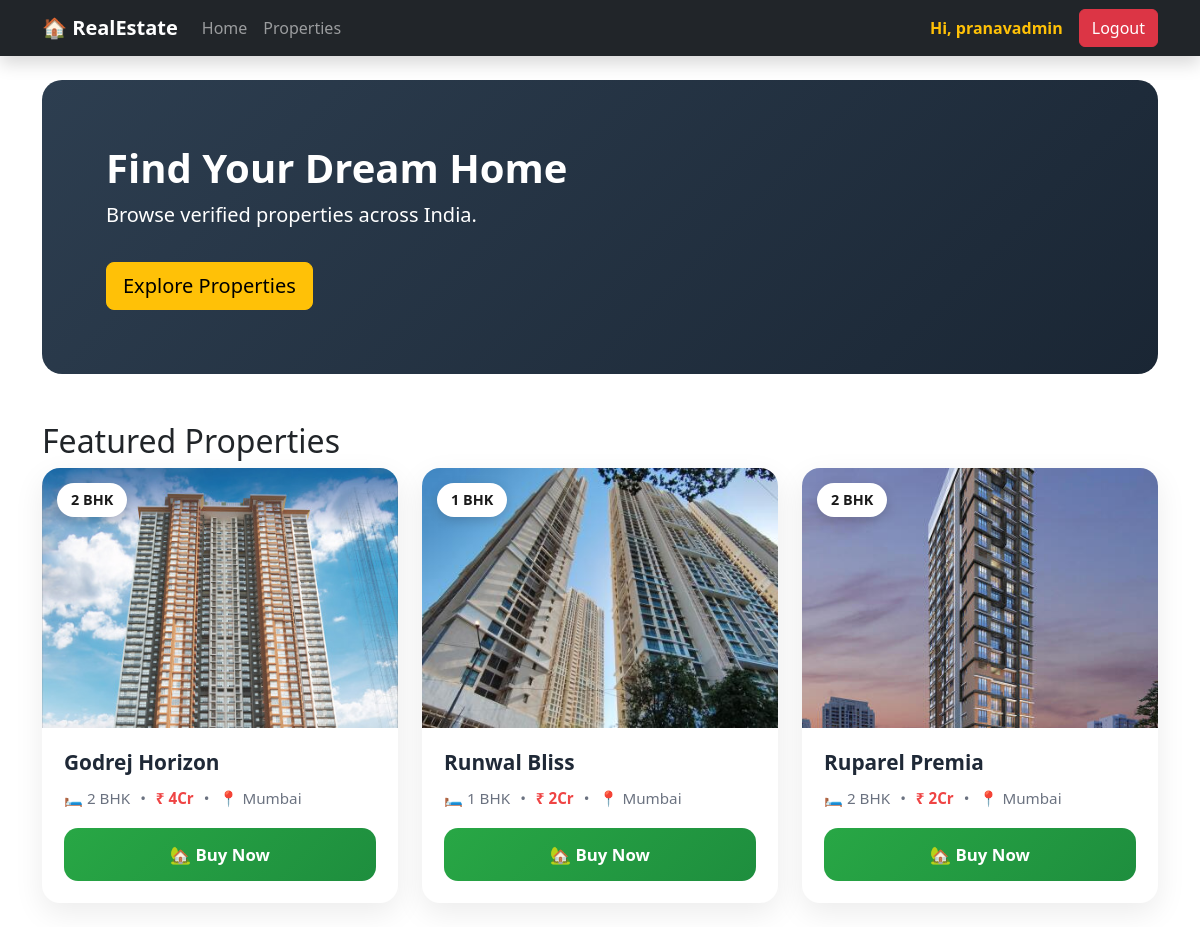
The page / (signed in) on the database its author committed.
### properties/models.py (models this page shows, shortened)
class Property(models.Model):
    title = models.CharField(max_length=200, default="No Title")
    description = models.TextField(default="No Description")
    price = models.IntegerField(default=0)
    city = models.CharField(max_length=100, default="Unknown")
    state = models.CharField(max_length=100, default="Unknown")
    address = models.CharField(max_length=255, default="Not Available")
    bhk = models.IntegerField(default=1)
    main_image = models.ImageField(upload_to='properties/', blank=True, null=True)
    property_type = models.CharField(max_length=50, default="Apartment")
    furnished = models.CharField(max_length=50, default="Unfurnished")
    amenities = models.TextField(default="")
    seller = models.ForeignKey(User, on_delete=models.CASCADE, related_name="properties")
    created_at = models.DateTimeField(auto_now_add=True)

### accounts/views.py (the view)
# urls.py: path('', home_view, name='home'),
def home_view(request):
    properties = Property.objects.all()
    return render(request, 'home.html', {
        'properties': properties
    })

### properties/context_processors.py (called while the page is built)
def property_count(request):
    return {
        "total_properties": Property.objects.count()
    }

### templates/home.html (shortened to what this page needs)
{% extends 'base.html' %}
{% block content %}
<div class="hero">
    <h1>Find Your Dream Home</h1>
    <p class="fs-5 mt-2">Browse verified properties across India.</p>
    <a href="{% url 'listings' %}" class="btn btn-warning btn-lg mt-3">
        Explore Properties
    </a>
</div>
<h2 class="section-heading">Featured Properties</h2>
<div class="row g-4">
    {% for p in properties %}
    <div class="col-md-4">
        <div class="featured-card">
            <div class="featured-img-wrapper">
                {% if p.main_image %}
                    <img src="{{ p.main_image.url }}" alt="{{ p.title }}">
                {% else %}
                    <img src="https://via.placeholder.com/400x300?text=No+Image">
                {% endif %}
                <div class="bhk-badge">
                    {{ p.bhk }} BHK
                </div>
            </div>
            <div class="featured-body">
                <h5 class="featured-title">{{ p.title }}</h5>
                <div class="featured-info">
                    <span>🛏 {{ p.bhk }} BHK</span>
                    <span>•</span>
                    <span class="featured-price">₹ {{ p.price }}Cr</span>
                    <span>•</span>
                    <span>📍 {{ p.city }}</span>
                </div>
                {% if user.is_authenticated %}
                    <a href="{% url 'book_visit' p.id %}" class="btn btn-buy">
                        🏡 Buy Now
                    </a>
                {% else %}
                    <a href="{% url 'login_user' %}" class="btn btn-buy">
                        🏡 Buy Now
                    </a>
                {% endif %}
            </div>
        </div>
    </div>
    {% endfor %}
</div>
{% endblock %}

### templates/base.html (shortened to what this page needs)
<!DOCTYPE html>
<html lang="en">
<head>
    <link href="https://cdn.jsdelivr.net/npm/bootstrap@5.3.2/dist/css/bootstrap.min.css" rel="stylesheet">
</head>
<body>
<nav class="navbar navbar-expand-lg navbar-dark bg-dark shadow">
  <div class="container">
    <a class="navbar-brand fw-bold" href="{% url 'home' %}">🏠 RealEstate</a>
    <div class="collapse navbar-collapse" id="nav">
      <ul class="navbar-nav me-auto">
        <li class="nav-item">
          <a class="nav-link" href="{% url 'home' %}">Home</a>
        </li>
        <li class="nav-item">
          <a class="nav-link" href="{% url 'listings' %}">Properties</a>
        </li>
      </ul>
      {% if user.is_authenticated %}
        <span class="text-warning fw-semibold me-3">
          Hi, {{ user.username }}
        </span>
        <a href="{% url 'logout_user' %}" class="btn btn-danger">
          Logout
        </a>
      {% else %}
        <a href="{% url 'login_user' %}" class="btn btn-success">
          Login
        </a>
      {% endif %}
    </div>
  </div>
</nav>
<div class="container my-4">
    {% block content %}{% endblock %}
</div>
</body>
</html>

### templates/home.html (style rules this page uses)
.hero { background: linear-gradient(135deg, #2D3E50, #1a2634); color: white; padding: 4rem; border-radius: 20px; margin-bottom: 3rem; }
.hero h1 { font-weight: 800; }
.featured-card { background: #ffffff; border-radius: 18px; overflow: hidden; box-shadow: 0 10px 30px rgba(0,0,0,0.08); transition: all 0.3s ease; height: 100%; }
.featured-img-wrapper { position: relative; overflow: hidden; }
.featured-img-wrapper img { width: 100%; height: 260px; object-fit: cover; transition: transform 0.4s ease; }
.bhk-badge { position: absolute; top: 15px; left: 15px; background: #ffffff; color: #1a1a1a; padding: 6px 14px; border-radius: 20px; font-weight: 600; font-size: 0.9rem; box-shadow: 0 4px 12px rgba(0,0,0,0.15); }
.featured-body { padding: 22px; }
.featured-title { font-size: 1.3rem; font-weight: 700; color: #1f2937; margin-bottom: 12px; }
.featured-info { display: flex; align-items: center; gap: 10px; color: #6b7280; font-size: 0.95rem; margin-bottom: 18px; }
.featured-info span { display: flex; align-items: center; gap: 5px; }
.featured-price { color: #ef4444; font-weight: 700; }
.btn-buy { background: linear-gradient(135deg, #28a745, #1e8e3e); color: #ffffff; border: none; padding: 14px; border-radius: 14px; font-size: 1.05rem; font-weight: 700; width: 100%; transition: all 0.3s ease; }

### rows shown on the page
Property: main_image (picture), bhk "2", title "Godrej Horizon", price "4", city "Mumbai"
Property: main_image (picture), bhk "1", title "Runwal Bliss", price "2", city "Mumbai"
Property: main_image (picture), bhk "2", title "Ruparel Premia", price "2", city "Mumbai"

### other values the page prints
{{ user.username }} "pranavadmin"
